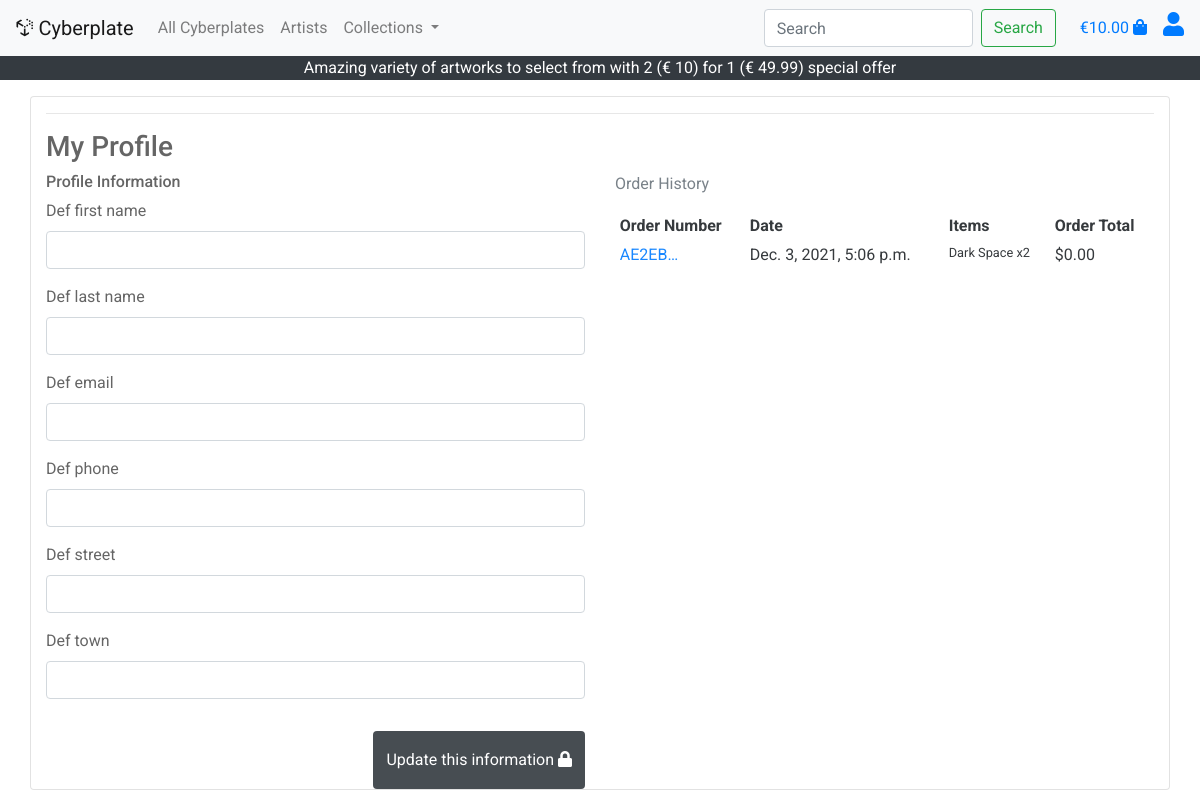
/profile/ (signed in), run on an earlier commit of the app's database.
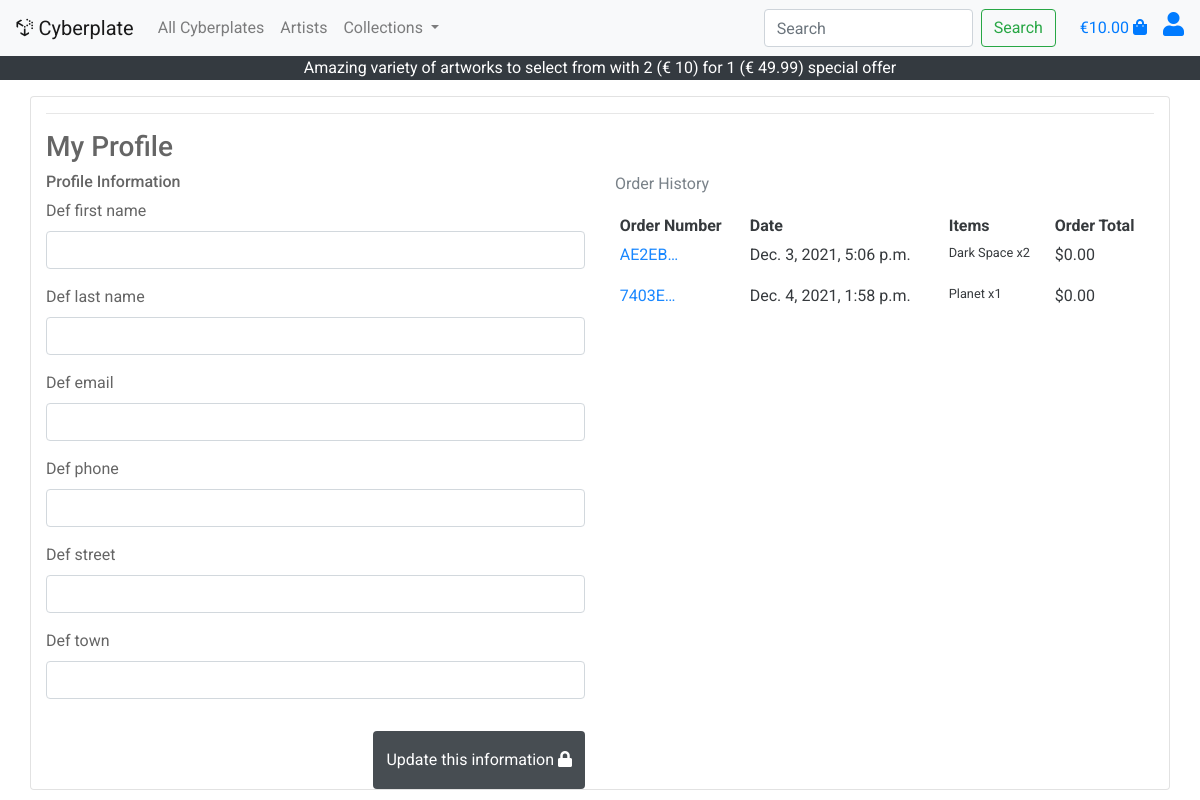
And on a later commit of the database.
### checkout/models.py (models this page shows, shortened)
class Order(models.Model):
    users_order_number = models.CharField(max_length=50, null=False, editable=False)
    user_profile = models.ForeignKey(UserProfile, on_delete=models.SET_NULL,
                                        null=True, blank=True, related_name='orders')
    first_name = models.CharField(max_length=50, null=False, blank=False)
    last_name = models.CharField(max_length=50, null=False, blank=False)
    email = models.EmailField(max_length=50, null=False, blank=False)
    phone = models.CharField(max_length=50, null=False, blank=False)
    street = models.CharField(max_length=100, null=False, blank=False)
    town = models.CharField(max_length=100, null=False, blank=True)
    country = models.CharField(max_length=100, null=False, blank=True)
    order_date = models.DateTimeField(auto_now_add=True)
    order_total = models.DecimalField(max_digits=8, decimal_places=2, null=False, default=0)
    grand_total = models.DecimalField(max_digits=8, decimal_places=2, null=False, default=0)
    original_bag = models.TextField(null=False, blank=False, default='')
    stripe_pid = models.CharField(max_length=254, null=False, blank=False, default='')
    def order_number(self):
        return uuid.uuid4().hex.upper()

class OrderItem(models.Model):
    order_item = models.ForeignKey(Order, null=False, blank=False, on_delete=models.CASCADE, related_name='lineitems')
    product = models.ForeignKey(Product, null=False, blank=False, on_delete=models.CASCADE)
    quantity = models.IntegerField(null=False, blank=False, default=0)
    lineitem_total = models.DecimalField(max_digits=6, decimal_places=2, null= False, blank=False)

### products/models.py (models this page shows, shortened)
class Product(models.Model):
    product_category = models.ForeignKey('Product_Category', null=True, on_delete=models.SET_NULL)
    artist = models.ForeignKey('Artist', null=True, on_delete=models.SET_NULL)
    name = models.CharField(max_length=30)
    description = models.TextField()
    price = models.DecimalField(max_digits=4, decimal_places=2)
    image_url = models.URLField(null=True, blank=True, max_length=1000)
    image = models.ImageField(null=True, blank=True)
    product_key = models.IntegerField(null=True, blank=True)

### profiles/views.py (the view)
# urls.py: path('profile/', include('profiles.urls')),
def profile(request):
    profile = get_object_or_404(UserProfile, user=request.user)
    if request.method == 'POST':
        form = UsersProfileForm(request.POST, instance=profile)
        if form.is_valid():
            form.save()
            messages.success(request, 'Profile updated successfully')
    form = UsersProfileForm(instance=profile)
    orders = profile.orders.all()
    template = 'profiles/profile.html'
    context = {
        'form': form,
        'orders': orders,
        'on_profile_page': True
    }
    return render(request, template, context)

### profiles/forms.py (shortened to what this page needs)
class UsersProfileForm(forms.ModelForm):
    class Meta:
        model = UserProfile
        exclude = ('user',)

### shopping_bag/context.py (called while the page is built, shortened)
def bag_contents(request):
    bag_items = []
    total = 0
    product_count = 0
    bag = request.session.get('bag', {})
    if total < settings.FREE_DELIVERY_THRESHOLD:
        delivery = 10
        free_delivery_delta = settings.FREE_DELIVERY_THRESHOLD - total
    else:
        delivery = 0
        free_delivery_delta = 0
    grand_total = delivery + total
    context = {
        'bag_items': bag_items,
        'total': total,
        'product_count': product_count,
        'delivery': delivery,
        'free_delivery_delta': free_delivery_delta,
        'free_delivery_threshold': settings.FREE_DELIVERY_THRESHOLD,
        'grand_total': grand_total,
    }
    return context

### profiles/templates/profiles/profile.html (shortened to what this page needs)
{% extends "base.html" %}
{% load static %}
{% block content %}
<div class="container h-100">
    <div class="row h-100">
        <div class="col card">
            <hr>
            <h3 class="logo-font">My Profile</h3>
            <div class="row">
                <div class="col-lg-6">
                    <h6 class="logo-font">Profile Information</h6>
                    <form action="{% url 'profile' %}" method="POST" id="user-profile-form">
                        {{ form|crispy }}
                        <button href="#" class="btn float-right bg-dark rounded-3 py-3 text-white mt-3"
                            id="btnUpdateProfile">Update this information <i class="fas fa-lock"></i>
                        </button>
                    </form>
                </div>
                <div class="col-lg-6">
                    <p class="text-muted">Order History</p>
                    <div class="order-history table-responsive">
                        <table class="table table-sm table-borderless">
                            <thead>
                                <tr>
                                    <th>Order Number</th>
                                    <th>Date</th>
                                    <th>Items</th>
                                    <th>Order Total</th>
                                </tr>
                            </thead>
                            <tbody>
                                {% for order in orders %}
                                <tr>
                                    <td>
                                        <a href="{% url 'order_history' order.users_order_number %}"
                                            title="{{ order.order_number }}">
                                            {{ order.order_number|truncatechars:6 }}
                                        </a>
                                    </td>
                                    <td>{{ order.order_date }}</td>
                                    <td>
                                        <ul class="list-unstyled">
                                            {% for item in order.lineitems.all %}
                                            <li class="small">
                                                {{ item.product.name }} x{{ item.quantity }}
                                            </li>
                                            {% endfor %}
                                        </ul>
                                    </td>
                                    <td>${{ order.order_total }}</td>
                                </tr>
                                {% endfor %}
                            </tbody>
                        </table>
                    </div>
                </div>
            </div>
        </div>
    </div>
</div>
{% endblock %}

What changed in the data, as far as the page shows it:
added Order: order_number "7403E…", order_date "Dec. 4, 2021, 1:58 p.m.", order_total "0.00"
added OrderItem: product.name "Planet", quantity "1", shown under "7403E…"
